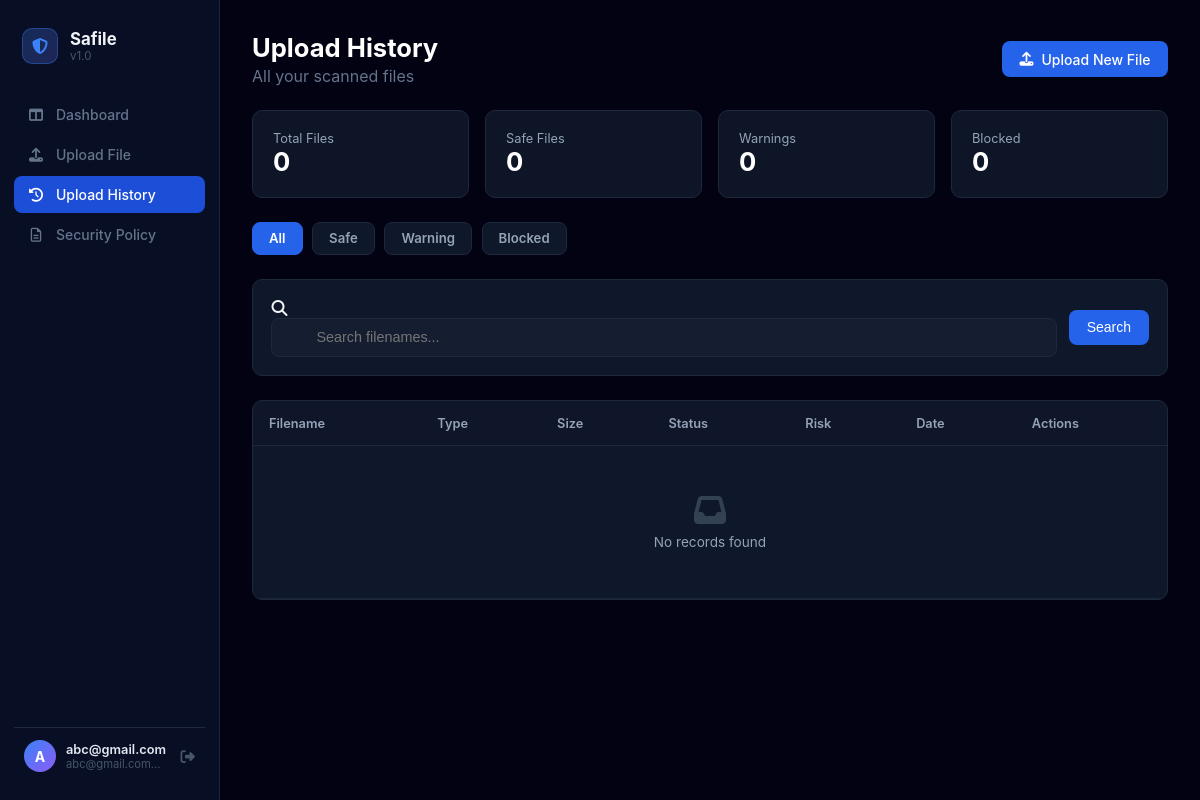
The app's page /history (signed in), older data.
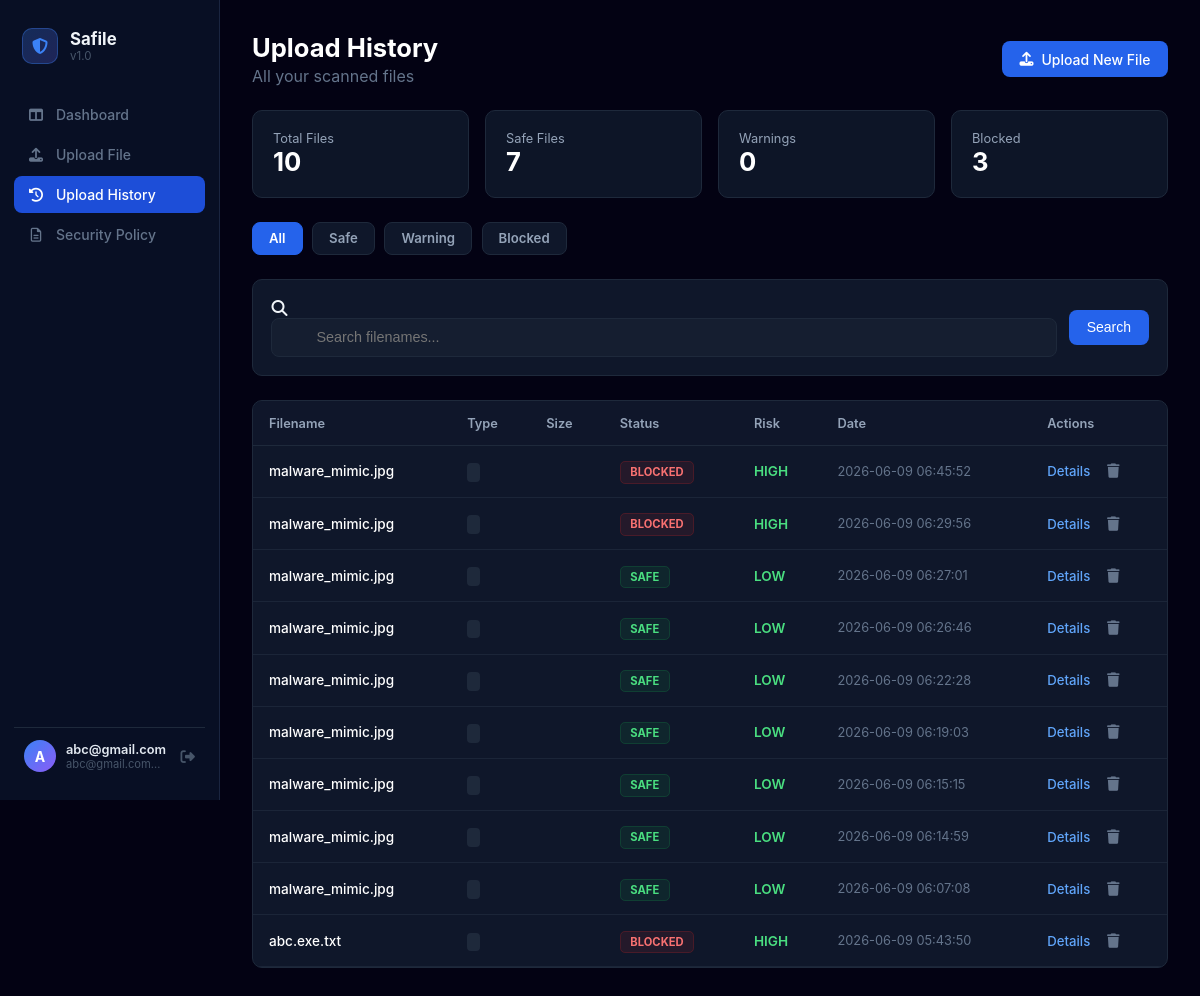
The same page, newer data.
### tables this page shows
CREATE TABLE history (
            id INTEGER PRIMARY KEY AUTOINCREMENT,
            user_id INTEGER NOT NULL,
            filename TEXT NOT NULL,
            status TEXT NOT NULL,
            risk TEXT NOT NULL,
            reason TEXT NOT NULL,
            timestamp DATETIME DEFAULT CURRENT_TIMESTAMP,
            FOREIGN KEY(user_id) REFERENCES users(id)
        );

### app.py (the view)
@app.route('/history')
def history():
    if 'username' not in session:
        return redirect(url_for('login'))
    user_id = session.get('user_id')
    status_filter = request.args.get('status', 'ALL')
    search = request.args.get('search', '')
    page = int(request.args.get('page', 1))
    per_page = 10 # 페이지당 보여줄 개수
    conn = sqlite3.connect('safile.db')
    cursor = conn.cursor()
    base_query = "SELECT * FROM history WHERE user_id = ?"
    params = [user_id]
    if status_filter != 'ALL':
        base_query += " AND status = ?"
        params.append(status_filter)
    if search:
        base_query += " AND filename LIKE ?"
        params.append(f"%{search}%")
    cursor.execute(base_query.replace("*", "COUNT(*)"), params)
    total_count = cursor.fetchone()[0]
    total_pages = (total_count + per_page - 1) // per_page
    cursor.execute("SELECT status, COUNT(*) FROM history WHERE user_id = ? GROUP BY status", (user_id,))
    stats_data = dict(cursor.fetchall())
    stats = {
        'total': total_count,
        'safe': stats_data.get('SAFE', 0),
        'warning': stats_data.get('WARNING', 0),
        'blocked': stats_data.get('BLOCKED', 0)
    }
    offset = (page - 1) * per_page
    query = base_query + " ORDER BY timestamp DESC LIMIT ? OFFSET ?"
    cursor.execute(query, params + [per_page, offset])
    uploads = cursor.fetchall()
    conn.close()
    upload_list = [{"id": u[0], "filename": u[2], "result": u[3], "risk": u[4], "created_at": u[6]} for u in uploads]
    return render_template('history.html',
                           uploads=upload_list,
                           stats=stats,
                           status_filter=status_filter,
                           search=search,
                           page=page,
                           total_pages=total_pages)

### app.py (called while the page is built)
@app.context_processor
def inject_user_stats():
    if 'user_id' in session:
        user_id = session.get('user_id')
        conn = sqlite3.connect('safile.db')
        cursor = conn.cursor()
        cursor.execute("SELECT COUNT(*) FROM history WHERE status = 'BLOCKED' AND user_id = ?", (user_id,))
        count = cursor.fetchone()[0]
        conn.close()
        return dict(blocked_count=count)
    return dict(blocked_count=0)

@app.context_processor
def inject_all_stats():
    if 'user_id' in session:
        user_id = session.get('user_id')
        conn = sqlite3.connect('safile.db')
        cursor = conn.cursor()
        cursor.execute("SELECT status, COUNT(*) FROM history WHERE user_id = ? GROUP BY status", (user_id,))
        rows = cursor.fetchall()
        stats = {status: count for status, count in rows}
        conn.close()
        return dict(
            blocked_count=stats.get('BLOCKED', 0),
            warning_count=stats.get('WARNING', 0),
            safe_count=stats.get('SAFE', 0)
        )
    return dict(blocked_count=0, warning_count=0, safe_count=0)

### templates/history.html (shortened to what the changed rows need)
{% extends 'base.html' %}
{% block content %}
<div class="history-top-flex">
    <div>
        <h1>Upload History</h1>
    </div>
</div>
<div class="policy-stats-grid">
    <div class="stat-card">
        <div class="stat-label">Total Files</div>
        <div class="stat-value text-blue">{{ stats.total }}</div>
    </div>
    <div class="stat-card">
        <div class="stat-label">Safe Files</div>
        <div class="stat-value text-green">{{ stats.safe }}</div>
    </div>
    <div class="stat-card">
        <div class="stat-label">Blocked</div>
        <div class="stat-value text-red">{{ stats.blocked }}</div>
    </div>
</div>
<div class="history-table-container">
    <table class="history-main-table">
        <thead>
            <tr>
                <th>Filename</th>
                <th>Type</th>
                <th>Size</th>
                <th>Status</th>
                <th>Risk</th>
                <th>Date</th>
                <th>Actions</th>
            </tr>
        </thead>
        <tbody>
            {% for u in uploads %}
            <tr>
                <td><div class="table-filename-text">{{ u.filename }}</div></td>
                <td><span class="table-type-badge">{{ u.file_type }}</span></td>
                <td style="color:#94a3b8;">{{ u.filesize }}</td>
                <td>
                    {% if u.result == 'SAFE' %}
                        <span class="status-badge-base status-badge-safe">SAFE</span>
                    {% elif u.result == 'WARNING' %}
                        <span class="status-badge-base status-badge-warning">WARNING</span>
                    {% else %}
                        <span class="status-badge-base status-badge-blocked">BLOCKED</span>
                    {% endif %}
                </td>
                <td>
                    {% if u.risk == 'CRITICAL' %}<span class="text-red status-bold">{{ u.risk }}</span>
                    {% elif u.risk == 'MEDIUM' %}<span class="text-yellow status-bold">{{ u.risk }}</span>
                    {% else %}<span class="text-green status-bold">{{ u.risk }}</span>{% endif %}
                </td>
                <td style="color:#64748b;font-size:0.8rem;">{{ u.created_at }}</td>
                <td>
                    <div class="table-action-flex">
                        <a href="{{ url_for('result', upload_id=u.id) }}" class="view-details-link">Details</a>
                        <form method="POST" action="{{ url_for('delete_upload', upload_id=u.id) }}" style="display:inline;" onsubmit="return confirm('Delete this record?')">
                            <button type="submit" class="table-delete-trash-btn"><i class="fa-solid fa-trash"></i></button>
                        </form>
                    </div>
                </td>
            </tr>
            {% else %}
            <tr><td colspan="7" class="table-empty-row">
                <i class="fa-solid fa-inbox" style="font-size:2rem;color:#334155;display:block;margin-bottom:.5rem;"></i>
                No records found
            </td></tr>
            {% endfor %}
        </tbody>
    </table>
</div>
{% endblock %}

Row changes from the older to the newer data that the page shows:
added history: filename "malware_mimic.jpg", status "BLOCKED", risk "HIGH", created_at "2026-06-09 06:45:52"
added history: filename "malware_mimic.jpg", status "BLOCKED", risk "HIGH", created_at "2026-06-09 06:29:56"
added history: filename "malware_mimic.jpg", status "SAFE", risk "LOW", created_at "2026-06-09 06:27:01"
added history: filename "malware_mimic.jpg", status "SAFE", risk "LOW", created_at "2026-06-09 06:26:46"
added history: filename "malware_mimic.jpg", status "SAFE", risk "LOW", created_at "2026-06-09 06:22:28"
added history: filename "malware_mimic.jpg", status "SAFE", risk "LOW", created_at "2026-06-09 06:19:03"
added history: filename "malware_mimic.jpg", status "SAFE", risk "LOW", created_at "2026-06-09 06:15:15"
added history: filename "malware_mimic.jpg", status "SAFE", risk "LOW", created_at "2026-06-09 06:14:59"
added history: filename "malware_mimic.jpg", status "SAFE", risk "LOW", created_at "2026-06-09 06:07:08"
added history: filename "abc.exe.txt", status "BLOCKED", risk "HIGH", created_at "2026-06-09 05:43:50"
Text that changed along with them:
{{ stats.total }}: "0" → "10"
{{ stats.safe }}: "0" → "7"
{{ stats.blocked }}: "0" → "3"
text no longer shown: "No records found"
